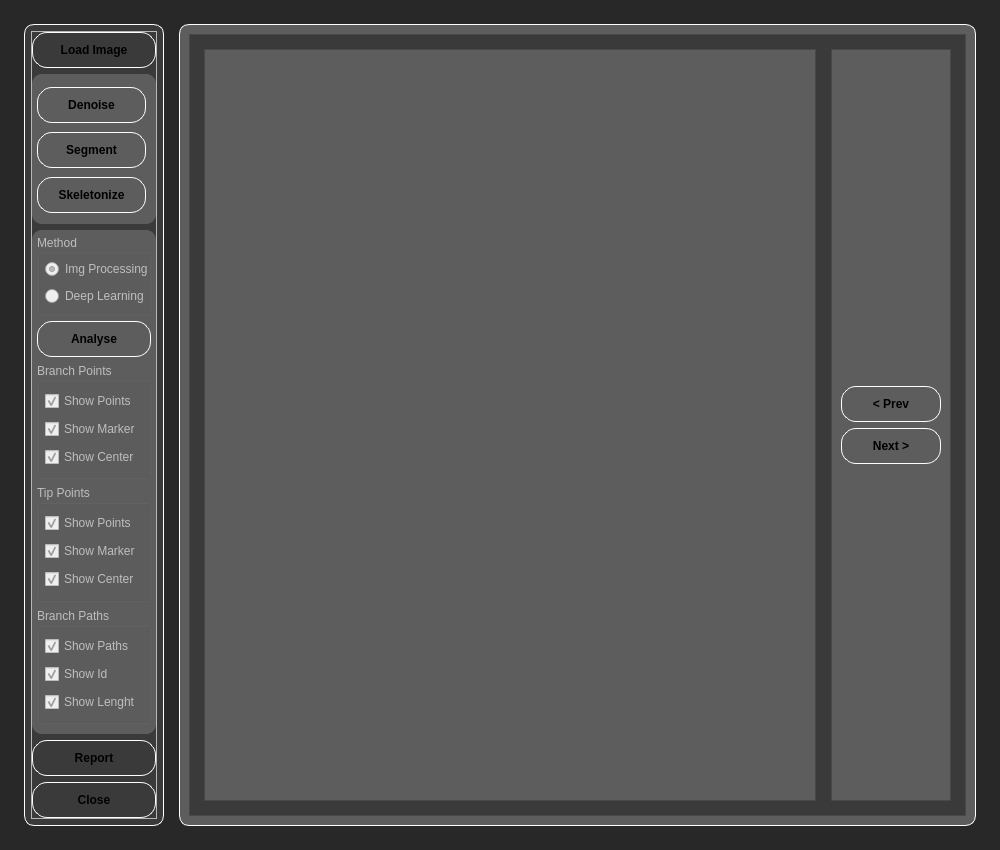
<?xml version="1.0" encoding="UTF-8"?>
<ui version="4.0">
 <class>MainWindow</class>
 <widget class="QMainWindow" name="MainWindow">
  <property name="geometry">
   <rect>
    <x>0</x>
    <y>0</y>
    <width>1000</width>
    <height>850</height>
   </rect>
  </property>
  <property name="minimumSize">
   <size>
    <width>1000</width>
    <height>850</height>
   </size>
  </property>
  <property name="maximumSize">
   <size>
    <width>1000</width>
    <height>850</height>
   </size>
  </property>
  <property name="windowTitle">
   <string>VAP2D: Vessel Analiysis Program</string>
  </property>
  <property name="toolButtonStyle">
   <enum>Qt::ToolButtonStyle::ToolButtonIconOnly</enum>
  </property>
  <property name="animated">
   <bool>false</bool>
  </property>
  <widget class="QWidget" name="wgt_main">
   <property name="styleSheet">
    <string notr="true">#frm_main{
background-color : #282828;
}</string>
   </property>
   <layout class="QVBoxLayout" name="verticalLayout_2">
    <property name="leftMargin">
     <number>0</number>
    </property>
    <property name="topMargin">
     <number>0</number>
    </property>
    <property name="rightMargin">
     <number>0</number>
    </property>
    <property name="bottomMargin">
     <number>0</number>
    </property>
    <item>
     <widget class="QFrame" name="frm_main">
      <property name="styleSheet">
       <string notr="true"/>
      </property>
      <layout class="QVBoxLayout" name="lyt_main">
       <property name="leftMargin">
        <number>15</number>
       </property>
       <property name="topMargin">
        <number>15</number>
       </property>
       <property name="rightMargin">
        <number>15</number>
       </property>
       <property name="bottomMargin">
        <number>15</number>
       </property>
       <item>
        <widget class="QFrame" name="frm_middle_content">
         <property name="styleSheet">
          <string notr="true">#frm_left_menu{
background-color:#5d5d5d;
border: 1px solid white;
border-radius:10px;
}

#frm_right_scene{
background-color:#5d5d5d;
border: 1px solid white;
border-radius:10px;
}
QPushButton {
    background-color: qradialgradient(
        cx: 0.5, cy: 0.5, radius: 0.5,
        fx: 0.5, fy: 0.3,
        stop: 0 #FFA500, /* Orta turuncu */
        stop: 0.7 #FF8C00, /* Daha koyu turuncu kenar */
        stop: 1 #CC8400 /* En dış koyu turuncu */
    );
    border: 1px solid white; /* Gri kenar */
    border-radius: 15px; /* Yuvarlatılmış köşeler */
    box-shadow: 0px 8px 15px rgba(0, 0, 0, 0.4); /* Gölge efekti */
    color: black; /* Yazı siyah */
    font-weight: bold; /* Yazı kalın */
    padding: 10px;
    text-align: center;
    transition: all 0.3s ease; /* Yumuşak geçiş efekti */
}

QPushButton:hover {
    background-color: qradialgradient(
        cx: 0.5, cy: 0.5, radius: 0.5,
        fx: 0.5, fy: 0.3,
        stop: 0 #FFD700, /* Daha parlak turuncu */
        stop: 0.7 #FFA500, /* Orta turuncu */
        stop: 1 #FF8C00 /* Koyu turuncu */
    );
    transform: scale(1.05); /* Hafif büyüme efekti */
    box-shadow: 0px 10px 20px rgba(0, 0, 0, 0.5); /* Daha belirgin gölge */
    color: black; /* Yazı siyah */
}

QPushButton:pressed {
    background-color: qradialgradient(
        cx: 0.5, cy: 0.5, radius: 0.5,
        fx: 0.5, fy: 0.3,
        stop: 0 #CC8400, /* Basıldığında koyulaşır */
        stop: 0.7 #A65E00,
        stop: 1 #7A4600
    );
    box-shadow: inset 0px 4px 6px rgba(0, 0, 0, 0.6); /* İç gölge efekti */
    transform: scale(0.95); /* Hafif küçülme efekti */
    color: black; /* Yazı siyah */
}

QPushButton:checked {
    background-color: qradialgradient(
        cx: 0.5, cy: 0.5, radius: 0.5,
        fx: 0.5, fy: 0.3,
        stop: 0 #32CD32, /* Yeşil merkez */
        stop: 0.7 #228B22, /* Koyu yeşil kenar */
        stop: 1 #006400 /* En koyu yeşil */
    );
    border: 1px solid white; /* Kırmızı kenar */
    box-shadow: 0px 8px 15px white; /* Kırmızı gölge */
    color: black; /* Yazı siyah */
}

/* Disabled Durumu */
QPushButton:disabled {
    background-color: qradialgradient(
        cx: 0.5, cy: 0.5, radius: 0.5,
        fx: 0.5, fy: 0.3,
        stop: 0 #A0A0A0, /* Soluk gri merkez */
        stop: 0.7 #808080, /* Gri tonlar */
        stop: 1 #606060 /* Daha koyu gri */
    );
    border: 1px solid white; /* Gri kenar */
    box-shadow: none; /* Gölge kaldırılır */
    color: black; /* Yazı siyah */
}
</string>
         </property>
         <layout class="QHBoxLayout" name="lyt_middle_content">
          <property name="spacing">
           <number>15</number>
          </property>
          <item>
           <widget class="QFrame" name="frm_left_menu">
            <property name="minimumSize">
             <size>
              <width>140</width>
              <height>0</height>
             </size>
            </property>
            <property name="maximumSize">
             <size>
              <width>140</width>
              <height>16777215</height>
             </size>
            </property>
            <property name="styleSheet">
             <string notr="true">#frm_left_menu{
background-color: #3A3A3A;
border-radius:10px;
}
</string>
            </property>
            <layout class="QVBoxLayout" name="lyt_left_menu">
             <property name="leftMargin">
              <number>6</number>
             </property>
             <property name="topMargin">
              <number>6</number>
             </property>
             <property name="rightMargin">
              <number>6</number>
             </property>
             <property name="bottomMargin">
              <number>6</number>
             </property>
             <item>
              <widget class="QFrame" name="frm_left_menu_buttons">
               <property name="frameShape">
                <enum>QFrame::Shape::StyledPanel</enum>
               </property>
               <property name="frameShadow">
                <enum>QFrame::Shadow::Raised</enum>
               </property>
               <layout class="QVBoxLayout" name="lyt_left_menu_buttons">
                <property name="leftMargin">
                 <number>0</number>
                </property>
                <property name="topMargin">
                 <number>0</number>
                </property>
                <property name="rightMargin">
                 <number>0</number>
                </property>
                <property name="bottomMargin">
                 <number>0</number>
                </property>
                <item>
                 <widget class="QPushButton" name="pbtn_menu_loadImage">
                  <property name="minimumSize">
                   <size>
                    <width>60</width>
                    <height>30</height>
                   </size>
                  </property>
                  <property name="styleSheet">
                   <string notr="true"/>
                  </property>
                  <property name="text">
                   <string>Load Image</string>
                  </property>
                 </widget>
                </item>
                <item>
                 <widget class="QFrame" name="frm_left_menu_stack_style">
                  <property name="maximumSize">
                   <size>
                    <width>16777215</width>
                    <height>150</height>
                   </size>
                  </property>
                  <property name="styleSheet">
                   <string notr="true">#frm_left_menu_stack_style{
background-color: #5d5d5d;
border-radius:10px;
}</string>
                  </property>
                  <property name="frameShape">
                   <enum>QFrame::Shape::Box</enum>
                  </property>
                  <property name="frameShadow">
                   <enum>QFrame::Shadow::Plain</enum>
                  </property>
                  <layout class="QVBoxLayout" name="verticalLayout_3">
                   <property name="spacing">
                    <number>5</number>
                   </property>
                   <property name="leftMargin">
                    <number>5</number>
                   </property>
                   <property name="topMargin">
                    <number>5</number>
                   </property>
                   <property name="rightMargin">
                    <number>5</number>
                   </property>
                   <property name="bottomMargin">
                    <number>5</number>
                   </property>
                   <item>
                    <widget class="QFrame" name="frm_image_processing_btns">
                     <layout class="QVBoxLayout" name="verticalLayout_5">
                      <property name="spacing">
                       <number>6</number>
                      </property>
                      <property name="leftMargin">
                       <number>0</number>
                      </property>
                      <property name="topMargin">
                       <number>5</number>
                      </property>
                      <property name="rightMargin">
                       <number>5</number>
                      </property>
                      <property name="bottomMargin">
                       <number>1</number>
                      </property>
                      <item>
                       <widget class="QPushButton" name="pbtn_menu_denoise">
                        <property name="enabled">
                         <bool>false</bool>
                        </property>
                        <property name="minimumSize">
                         <size>
                          <width>60</width>
                          <height>30</height>
                         </size>
                        </property>
                        <property name="maximumSize">
                         <size>
                          <width>16777215</width>
                          <height>16777215</height>
                         </size>
                        </property>
                        <property name="text">
                         <string>Denoise</string>
                        </property>
                       </widget>
                      </item>
                      <item>
                       <widget class="QPushButton" name="pbtn_menu_segment">
                        <property name="enabled">
                         <bool>false</bool>
                        </property>
                        <property name="minimumSize">
                         <size>
                          <width>60</width>
                          <height>30</height>
                         </size>
                        </property>
                        <property name="text">
                         <string>Segment</string>
                        </property>
                       </widget>
                      </item>
                      <item>
                       <widget class="QPushButton" name="pbtn_menu_skeletonize">
                        <property name="enabled">
                         <bool>false</bool>
                        </property>
                        <property name="minimumSize">
                         <size>
                          <width>60</width>
                          <height>30</height>
                         </size>
                        </property>
                        <property name="text">
                         <string>Skeletonize</string>
                        </property>
                       </widget>
                      </item>
                     </layout>
                    </widget>
                   </item>
                  </layout>
                 </widget>
                </item>
                <item>
                 <widget class="QFrame" name="frm_left_menu_analyse">
                  <property name="enabled">
                   <bool>false</bool>
                  </property>
                  <property name="styleSheet">
                   <string notr="true">#frm_left_menu_analyse{
background-color: #5d5d5d;
border-radius:10px;
}</string>
                  </property>
                  <property name="frameShape">
                   <enum>QFrame::Shape::StyledPanel</enum>
                  </property>
                  <property name="frameShadow">
                   <enum>QFrame::Shadow::Raised</enum>
                  </property>
                  <layout class="QVBoxLayout" name="lyt_left_menu_analyse">
                   <property name="leftMargin">
                    <number>5</number>
                   </property>
                   <property name="topMargin">
                    <number>5</number>
                   </property>
                   <property name="rightMargin">
                    <number>5</number>
                   </property>
                   <property name="bottomMargin">
                    <number>10</number>
                   </property>
                   <item>
                    <widget class="QGroupBox" name="gbx_left_menu_analyse_method">
                     <property name="enabled">
                      <bool>false</bool>
                     </property>
                     <property name="maximumSize">
                      <size>
                       <width>16777215</width>
                       <height>80</height>
                      </size>
                     </property>
                     <property name="title">
                      <string>Method</string>
                     </property>
                     <layout class="QVBoxLayout" name="verticalLayout">
                      <property name="leftMargin">
                       <number>5</number>
                      </property>
                      <property name="topMargin">
                       <number>3</number>
                      </property>
                      <property name="rightMargin">
                       <number>1</number>
                      </property>
                      <property name="bottomMargin">
                       <number>5</number>
                      </property>
                      <item>
                       <widget class="QRadioButton" name="radioBtn_imgPrcssng">
                        <property name="text">
                         <string>Img Processing</string>
                        </property>
                        <property name="checked">
                         <bool>true</bool>
                        </property>
                       </widget>
                      </item>
                      <item>
                       <widget class="QRadioButton" name="radioBtn_deepLearning">
                        <property name="text">
                         <string>Deep Learning</string>
                        </property>
                       </widget>
                      </item>
                     </layout>
                    </widget>
                   </item>
                   <item>
                    <widget class="QPushButton" name="pbtn_menu_analyse">
                     <property name="enabled">
                      <bool>false</bool>
                     </property>
                     <property name="minimumSize">
                      <size>
                       <width>60</width>
                       <height>30</height>
                      </size>
                     </property>
                     <property name="text">
                      <string>Analyse</string>
                     </property>
                    </widget>
                   </item>
                   <item>
                    <widget class="QGroupBox" name="grpbx_analyse_branchPoint">
                     <property name="title">
                      <string>Branch Points</string>
                     </property>
                     <layout class="QVBoxLayout" name="lyt_analyse_branchPoint">
                      <property name="leftMargin">
                       <number>5</number>
                      </property>
                      <property name="topMargin">
                       <number>6</number>
                      </property>
                      <property name="rightMargin">
                       <number>1</number>
                      </property>
                      <property name="bottomMargin">
                       <number>6</number>
                      </property>
                      <item>
                       <widget class="QCheckBox" name="chbx_analyse_showBranchPoints">
                        <property name="text">
                         <string>Show Points</string>
                        </property>
                        <property name="checked">
                         <bool>true</bool>
                        </property>
                       </widget>
                      </item>
                      <item>
                       <widget class="QCheckBox" name="chbx_analyse_showBranchPointMarker">
                        <property name="text">
                         <string>Show Marker</string>
                        </property>
                        <property name="checked">
                         <bool>true</bool>
                        </property>
                       </widget>
                      </item>
                      <item>
                       <widget class="QCheckBox" name="chbx_analyse_showBranchPointCenter">
                        <property name="text">
                         <string>Show Center</string>
                        </property>
                        <property name="checked">
                         <bool>true</bool>
                        </property>
                       </widget>
                      </item>
                     </layout>
                    </widget>
                   </item>
                   <item>
                    <widget class="QGroupBox" name="grpbx_analyse_tipPoint">
                     <property name="title">
                      <string>Tip Points</string>
                     </property>
                     <layout class="QVBoxLayout" name="lyt_analyse_tipPoint">
                      <property name="leftMargin">
                       <number>5</number>
                      </property>
                      <property name="topMargin">
                       <number>6</number>
                      </property>
                      <property name="rightMargin">
                       <number>1</number>
                      </property>
                      <property name="bottomMargin">
                       <number>6</number>
                      </property>
                      <item>
                       <widget class="QCheckBox" name="chbx_analyse_showTipPoints">
                        <property name="text">
                         <string>Show Points</string>
                        </property>
                        <property name="checked">
                         <bool>true</bool>
                        </property>
                       </widget>
                      </item>
                      <item>
                       <widget class="QCheckBox" name="chbx_analyse_showTipPointMarker">
                        <property name="text">
                         <string>Show Marker</string>
                        </property>
                        <property name="checked">
                         <bool>true</bool>
                        </property>
                       </widget>
                      </item>
                      <item>
                       <widget class="QCheckBox" name="chbx_analyse_showTipPointCenter">
                        <property name="text">
                         <string>Show Center</string>
                        </property>
                        <property name="checked">
                         <bool>true</bool>
                        </property>
                       </widget>
                      </item>
                     </layout>
                    </widget>
                   </item>
                   <item>
                    <widget class="QGroupBox" name="grpbx_analyse_branchPath">
                     <property name="title">
                      <string>Branch Paths</string>
                     </property>
                     <layout class="QVBoxLayout" name="lyt_analyse_branchPath">
                      <property name="leftMargin">
                       <number>5</number>
                      </property>
                      <property name="topMargin">
                       <number>6</number>
                      </property>
                      <property name="rightMargin">
                       <number>1</number>
                      </property>
                      <property name="bottomMargin">
                       <number>6</number>
                      </property>
                      <item>
                       <widget class="QCheckBox" name="chbx_analyse_showBranchPaths">
                        <property name="text">
                         <string>Show Paths</string>
                        </property>
                        <property name="checked">
                         <bool>true</bool>
                        </property>
                       </widget>
                      </item>
                      <item>
                       <widget class="QCheckBox" name="chbx_analyse_showBranchPathId">
                        <property name="text">
                         <string>Show Id</string>
                        </property>
                        <property name="checked">
                         <bool>true</bool>
                        </property>
                       </widget>
                      </item>
                      <item>
                       <widget class="QCheckBox" name="chbx_analyse_showBranchPathLenght">
                        <property name="text">
                         <string>Show Lenght</string>
                        </property>
                        <property name="checked">
                         <bool>true</bool>
                        </property>
                       </widget>
                      </item>
                     </layout>
                    </widget>
                   </item>
                  </layout>
                 </widget>
                </item>
                <item>
                 <widget class="QPushButton" name="pbtn_menu_report">
                  <property name="enabled">
                   <bool>false</bool>
                  </property>
                  <property name="minimumSize">
                   <size>
                    <width>60</width>
                    <height>30</height>
                   </size>
                  </property>
                  <property name="text">
                   <string>Report</string>
                  </property>
                  <property name="checkable">
                   <bool>true</bool>
                  </property>
                 </widget>
                </item>
                <item>
                 <widget class="QPushButton" name="pbtn_menu_close">
                  <property name="minimumSize">
                   <size>
                    <width>60</width>
                    <height>30</height>
                   </size>
                  </property>
                  <property name="text">
                   <string>Close</string>
                  </property>
                 </widget>
                </item>
               </layout>
              </widget>
             </item>
            </layout>
           </widget>
          </item>
          <item>
           <widget class="QFrame" name="frm_right_scene">
            <property name="styleSheet">
             <string notr="true">#frm_right_scene QFrame{
background-color: #5d5d5d;

}
#page_image_processing{
background-color: #3A3A3A;

}

#page_report{
background-color: #3A3A3A;

}

</string>
            </property>
            <layout class="QVBoxLayout" name="lyt_right_scene">
             <property name="spacing">
              <number>0</number>
             </property>
             <property name="leftMargin">
              <number>9</number>
             </property>
             <property name="topMargin">
              <number>9</number>
             </property>
             <property name="rightMargin">
              <number>9</number>
             </property>
             <property name="bottomMargin">
              <number>9</number>
             </property>
             <item>
              <widget class="QFrame" name="frm_right_scene_content">
               <property name="sizePolicy">
                <sizepolicy hsizetype="Expanding" vsizetype="Expanding">
                 <horstretch>0</horstretch>
                 <verstretch>0</verstretch>
                </sizepolicy>
               </property>
               <property name="styleSheet">
                <string notr="true"/>
               </property>
               <property name="frameShape">
                <enum>QFrame::Shape::StyledPanel</enum>
               </property>
               <property name="frameShadow">
                <enum>QFrame::Shadow::Raised</enum>
               </property>
               <layout class="QVBoxLayout" name="lyt_right_scene_content">
                <property name="spacing">
                 <number>0</number>
                </property>
                <property name="leftMargin">
                 <number>0</number>
                </property>
                <property name="topMargin">
                 <number>0</number>
                </property>
                <property name="rightMargin">
                 <number>0</number>
                </property>
                <property name="bottomMargin">
                 <number>0</number>
                </property>
                <item>
                 <widget class="QStackedWidget" name="wgts_sceneContent">
                  <property name="sizePolicy">
                   <sizepolicy hsizetype="Expanding" vsizetype="Expanding">
                    <horstretch>0</horstretch>
                    <verstretch>0</verstretch>
                   </sizepolicy>
                  </property>
                  <property name="styleSheet">
                   <string notr="true"/>
                  </property>
                  <property name="currentIndex">
                   <number>0</number>
                  </property>
                  <widget class="QWidget" name="page_report">
                   <property name="sizePolicy">
                    <sizepolicy hsizetype="Expanding" vsizetype="Expanding">
                     <horstretch>0</horstretch>
                     <verstretch>0</verstretch>
                    </sizepolicy>
                   </property>
                   <layout class="QVBoxLayout" name="verticalLayout_4">
                    <property name="leftMargin">
                     <number>5</number>
                    </property>
                    <property name="topMargin">
                     <number>5</number>
                    </property>
                    <property name="rightMargin">
                     <number>5</number>
                    </property>
                    <property name="bottomMargin">
                     <number>5</number>
                    </property>
                    <item>
                     <widget class="QWidget" name="page_report_lwdgt" native="true">
                      <property name="sizePolicy">
                       <sizepolicy hsizetype="Expanding" vsizetype="Expanding">
                        <horstretch>0</horstretch>
                        <verstretch>0</verstretch>
                       </sizepolicy>
                      </property>
                      <layout class="QHBoxLayout" name="horizontalLayout_2">
                       <item>
                        <widget class="QWidget" name="report_widget" native="true">
                         <layout class="QVBoxLayout" name="verticalLayout_6">
                          <property name="spacing">
                           <number>0</number>
                          </property>
                          <property name="leftMargin">
                           <number>0</number>
                          </property>
                          <property name="topMargin">
                           <number>0</number>
                          </property>
                          <property name="rightMargin">
                           <number>9</number>
                          </property>
                          <property name="bottomMargin">
                           <number>0</number>
                          </property>
                          <item>
                           <widget class="QGraphicsView" name="pdf_view"/>
                          </item>
                         </layout>
                        </widget>
                       </item>
                       <item>
                        <widget class="QFrame" name="page_report_pageControl">
                         <property name="maximumSize">
                          <size>
                           <width>120</width>
                           <height>16777215</height>
                          </size>
                         </property>
                         <property name="frameShape">
                          <enum>QFrame::Shape::StyledPanel</enum>
                         </property>
                         <property name="frameShadow">
                          <enum>QFrame::Shadow::Raised</enum>
                         </property>
                         <layout class="QVBoxLayout" name="verticalLayout_7">
                          <item>
                           <spacer name="verticalSpacer">
                            <property name="orientation">
                             <enum>Qt::Orientation::Vertical</enum>
                            </property>
                            <property name="sizeHint" stdset="0">
                             <size>
                              <width>20</width>
                              <height>40</height>
                             </size>
                            </property>
                           </spacer>
                          </item>
                          <item>
                           <widget class="QPushButton" name="pbtn_prev_page">
                            <property name="minimumSize">
                             <size>
                              <width>100</width>
                              <height>0</height>
                             </size>
                            </property>
                            <property name="text">
                             <string>&lt; Prev</string>
                            </property>
                           </widget>
                          </item>
                          <item>
                           <widget class="QPushButton" name="pbtn_next_page">
                            <property name="minimumSize">
                             <size>
                              <width>100</width>
                              <height>0</height>
                             </size>
                            </property>
                            <property name="text">
                             <string>Next &gt;</string>
                            </property>
                           </widget>
                          </item>
                          <item>
                           <spacer name="verticalSpacer_2">
                            <property name="orientation">
                             <enum>Qt::Orientation::Vertical</enum>
                            </property>
                            <property name="sizeHint" stdset="0">
                             <size>
                              <width>20</width>
                              <height>40</height>
                             </size>
                            </property>
                           </spacer>
                          </item>
                         </layout>
                        </widget>
                       </item>
                      </layout>
                     </widget>
                    </item>
                   </layout>
                  </widget>
                  <widget class="QWidget" name="page_image_processing">
                   <property name="sizePolicy">
                    <sizepolicy hsizetype="Expanding" vsizetype="Expanding">
                     <horstretch>0</horstretch>
                     <verstretch>0</verstretch>
                    </sizepolicy>
                   </property>
                   <layout class="QVBoxLayout" name="lyt_image_processing">
                    <property name="leftMargin">
                     <number>5</number>
                    </property>
                    <property name="topMargin">
                     <number>5</number>
                    </property>
                    <property name="rightMargin">
                     <number>5</number>
                    </property>
                    <property name="bottomMargin">
                     <number>5</number>
                    </property>
                    <item>
                     <widget class="QFrame" name="frm_image_processing_content">
                      <property name="styleSheet">
                       <string notr="true">#frm_image_processing_content
{

background-color: #5d5d5d;
}

</string>
                      </property>
                      <property name="frameShape">
                       <enum>QFrame::Shape::StyledPanel</enum>
                      </property>
                      <property name="frameShadow">
                       <enum>QFrame::Shadow::Raised</enum>
                      </property>
                      <layout class="QVBoxLayout" name="lyt_image_processing_content">
                       <property name="leftMargin">
                        <number>0</number>
                       </property>
                       <property name="topMargin">
                        <number>0</number>
                       </property>
                       <property name="rightMargin">
                        <number>0</number>
                       </property>
                       <property name="bottomMargin">
                        <number>0</number>
                       </property>
                      </layout>
                     </widget>
                    </item>
                   </layout>
                  </widget>
                 </widget>
                </item>
               </layout>
              </widget>
             </item>
            </layout>
           </widget>
          </item>
         </layout>
        </widget>
       </item>
      </layout>
     </widget>
    </item>
   </layout>
  </widget>
 </widget>
 <resources>
  <include location="../../Resources/resoruces.qrc"/>
 </resources>
 <connections/>
</ui>
